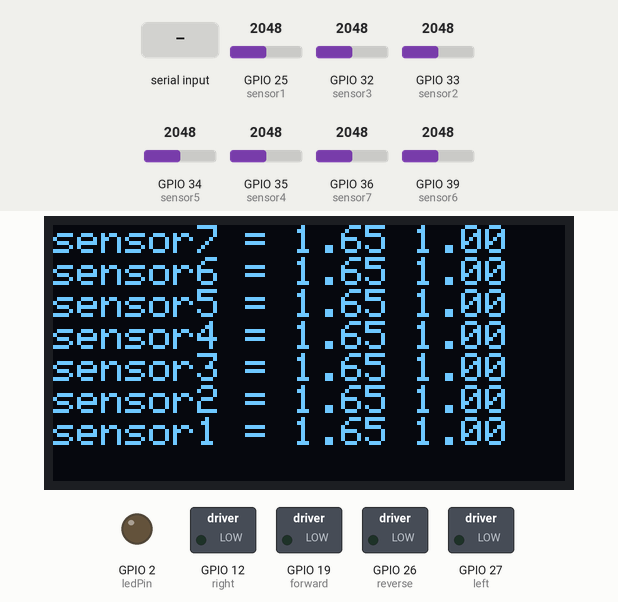
This sketch was run on a simulated ESP32. Parts: 128×64 one-colour display, switched loads named in the sketch (green lamp = pin HIGH), output pins drawn as LEDs (lit = HIGH). Inputs (shaded band) come from the test bench; at power-on: GPIO 25 (sensor1) = 2048, GPIO 32 (sensor3) = 2048, GPIO 33 (sensor2) = 2048, GPIO 34 (sensor5) = 2048, GPIO 35 (sensor4) = 2048, GPIO 36 (sensor7) = 2048, GPIO 39 (sensor6) = 2048. Nothing arrives over Bluetooth unless stated.

Above: at 6.3 s.
6.4 s: "1" received over the second serial link
At 6.8 s:
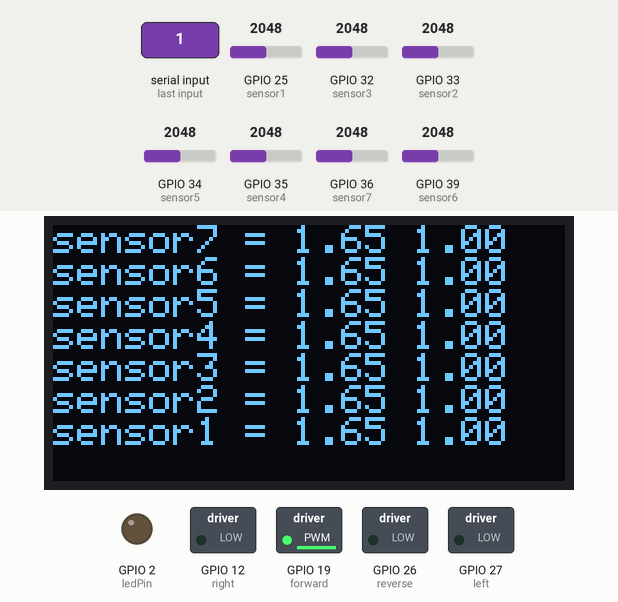
7.9 s: "2" received over the second serial link
At 9.1 s:
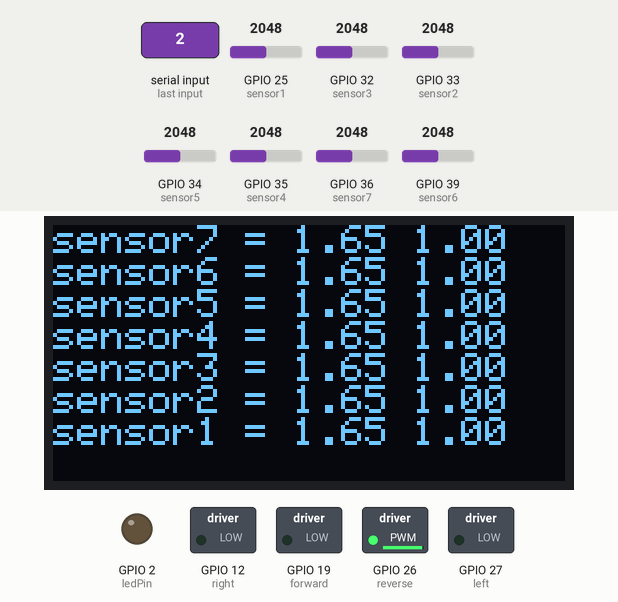
9.4 s: "3" received over the second serial link
At 10.4 s:
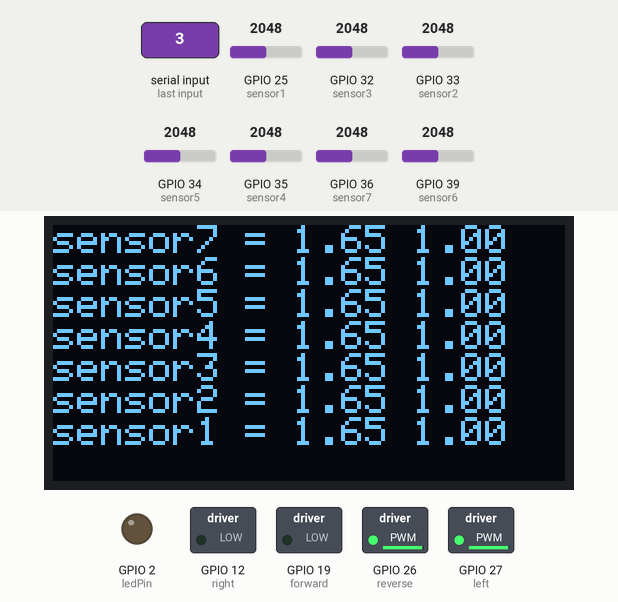
10.9 s: "4" received over the second serial link
At 11.7 s:
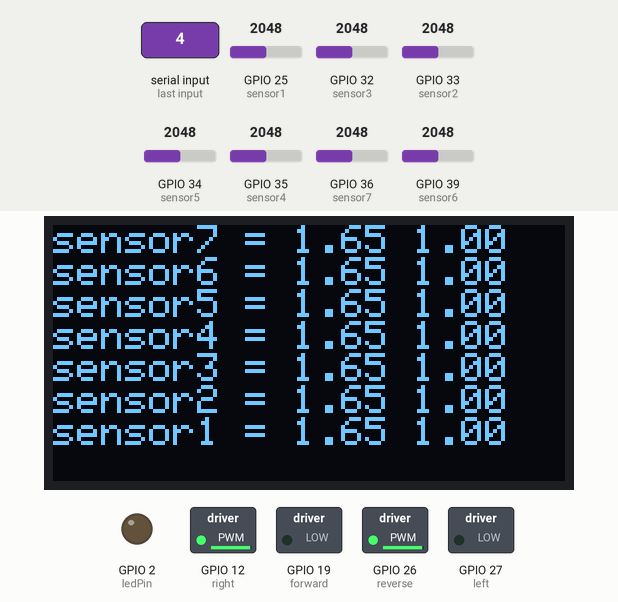
12.4 s: GPIO 25 (sensor1) set to 2866
At 12.9 s:
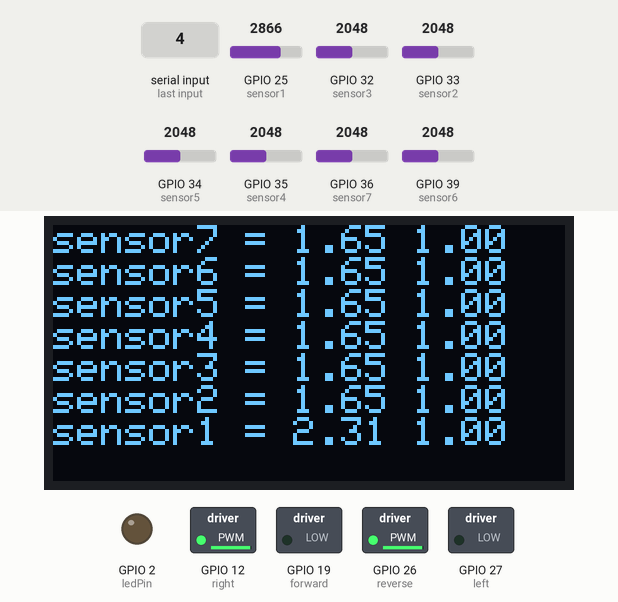
13.9 s: GPIO 32 (sensor3) set to 2866
At 14.4 s:
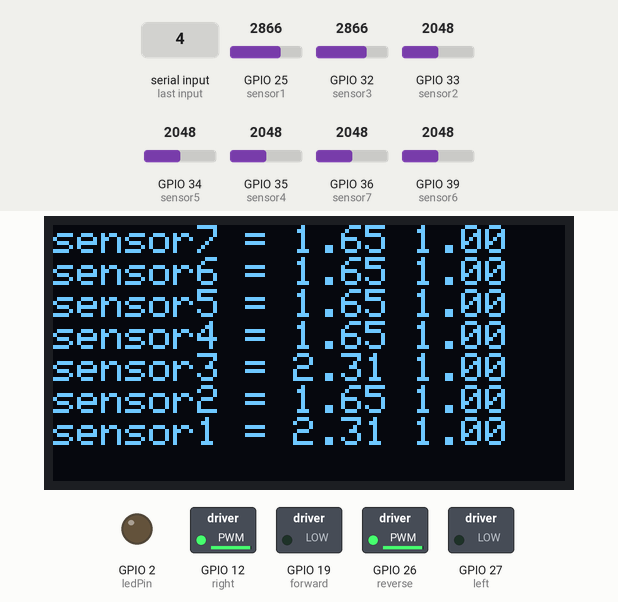
Timing chart, 0 to 16.4 s (numbered marks = the images above; inputs shaded):
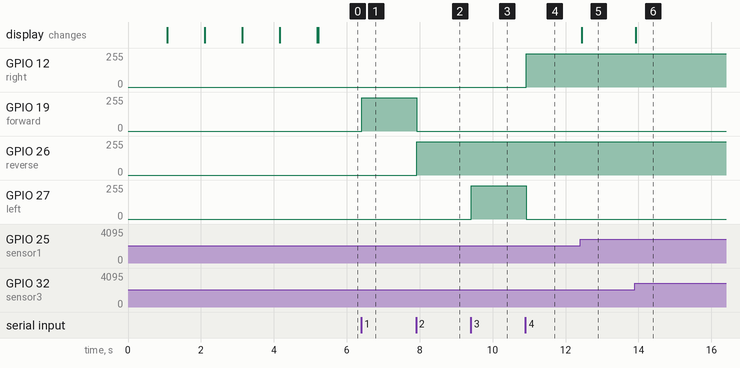

Measured:
- after the input at 6.4 s, GPIO 19 (forward): 0/255 → 249/255 at once
- after the input at 7.9 s, GPIO 19 (forward): 249/255 → 0/255 at once; GPIO 26 (reverse): 0/255 → 249/255 at once
- after the input at 9.4 s, GPIO 27 (left): 0/255 → 249/255 at once
- after the input at 10.9 s, GPIO 12 (right): 0/255 → 249/255 at once; GPIO 27 (left): 249/255 → 0/255 at once
- after the input at 12.4 s, the display: changes after 0.05 s (image 5)
- after the input at 13.9 s, the display: changes at once (image 6)

The sketch:

linetrack.ino
```cpp
#if !defined(CONFIG_BT_ENABLED) || !defined(CONFIG_BLUEDROID_ENABLED)
#error Bluetooth is not enabled! Please run `make menuconfig` to and enable it
#endif

#include "BluetoothSerial.h"
#include <SPI.h>
#include <Wire.h>
#include <Adafruit_GFX.h>
#include <Adafruit_SSD1306.h>
#define SCREEN_WIDTH 128
#define SCREEN_HEIGHT 64
#define OLED_RESET
Adafruit_SSD1306 OLED(SCREEN_WIDTH, SCREEN_HEIGHT, &Wire);


// the number of pin
#define forward  19
#define reverse 26
#define left    27
#define right   12

#define motorforward  0
#define motorreverse  1
#define motorleft     2
#define motorright    3

#define sensor7 36
#define sensor6 39
#define sensor5 34
#define sensor4 35
#define sensor3 32
#define sensor2 33
#define sensor1 25


//DEBUG
#define debug 1


// setting PWM properties
const int freq = 5000;
const int channelforward  = 0;
const int channelreverse  = 1;
const int channelleft     = 2;
const int channelright    = 3;
const int resolution  = 8;


#define Sensitive 2.5


//status WORK
#define ledPin 2


void DealyStart(int N)
{
  while(N>0)
  {
    OLED.clearDisplay();
    OLED.setTextColor(WHITE, BLACK);
    OLED.setCursor(50,20);
    OLED.setTextSize(5);
    OLED.println(N);
    OLED.display();
    delay(1000);
    N--;
  }
  OLED.clearDisplay();
  OLED.display();

}


BluetoothSerial SerialBT;


void setup() {

  // configure LED PWM functionalitites
  ledcSetup(channelforward, freq, resolution);
  ledcSetup(channelreverse, freq, resolution);
  ledcSetup(channelleft   , freq, resolution);
  ledcSetup(channelright  , freq, resolution);
  // attach the channel to the GPIO to be controlled
  ledcAttachPin(forward, channelforward);
  ledcAttachPin(reverse, channelreverse);
  ledcAttachPin(left, channelleft);
  ledcAttachPin(right, channelright);


  //setup
  ledcWrite(channelforward, 0);
  ledcWrite(channelreverse, 0);
  ledcWrite(channelleft   , 0);
  ledcWrite(channelright  , 0);


  //OLED
  if(debug == 1 || debug == 2)
  {
    Serial.begin(9600);
    OLED.begin(SSD1306_SWITCHCAPVCC, 0x3C);
  }
  DealyStart(5);


  Serial.begin(115200);
  SerialBT.begin("ESP32 Line follower"); //Bluetooth device name
  pinMode(ledPin,OUTPUT);
  digitalWrite(ledPin, 0);
}


float inputsensor[7]  = {0,0,0,0,0,0,0};
byte  input[7]        = {0,0,0,0,0,0,0};
int   motor[4]        = {0,0,0,0};
byte  leftInput       = 0;
byte  rightInput      = 0;
byte  midInput        = 0;
byte  gottagofast     = 0;
char  Receive;

byte  beforeleftInput       = 0;
byte  beforerightInput      = 0;
byte  beforemidInput        = 0;


void loop() {
  if(SerialBT.available()){
    Receive = SerialBT.read();
    if (Receive == '0'){
      gottagofast = 0;
      SerialBT.print("0");
    }
    if (Receive == '1'){
      gottagofast = 1;
      SerialBT.print("1");
    }
    if (Receive == '2'){
      gottagofast = 2;
      SerialBT.print("2");
    }
    if (Receive == '3'){
      gottagofast = 3;
      SerialBT.print("3");
    }
    if (Receive == '4'){
      gottagofast = 4;
      SerialBT.print("4");
    }
    if (Receive == '5'){
      gottagofast = 5;
      SerialBT.print("5");
    }
    if (Receive == '6'){
      gottagofast = 6;
      SerialBT.print("6");
    }
    if (Receive == '7'){
      gottagofast = 7;
      SerialBT.print("7");
    }
    if (Receive == '8'){
      gottagofast = 8;
      SerialBT.print("8");
    }
    if (Receive == '9'){
      gottagofast = 9;
      SerialBT.print("9");
    }
  }
  //setzero
  inputsensor[1-1] = {0};
  inputsensor[2-1] = {0};
  inputsensor[3-1] = {0};
  inputsensor[4-1] = {0};
  inputsensor[5-1] = {0};
  inputsensor[6-1] = {0};
  inputsensor[7-1] = {0};

  input[1-1] = {0};
  input[2-1] = {0};
  input[3-1] = {0};
  input[4-1] = {0};
  input[5-1] = {0};
  input[6-1] = {0};
  input[7-1] = {0};

  //motor[1-1] = {0};
  //motor[2-1] = {0};
  //motor[3-1] = {0};
  //motor[4-1] = {0};

  leftInput  = 0;
  rightInput = 0;
  midInput   = 0;


  //inputsensor
  if(inputsensor[1-1] = analogRead(sensor1)*3.3/4096 <= Sensitive ){input[1-1] = 1;}
  if(inputsensor[2-1] = analogRead(sensor2)*3.3/4096 <= Sensitive ){input[2-1] = 1;}
  if(inputsensor[3-1] = analogRead(sensor3)*3.3/4096 <= Sensitive ){input[3-1] = 1;}
  if(inputsensor[4-1] = analogRead(sensor4)*3.3/4096 <= Sensitive ){input[4-1] = 1;}
  if(inputsensor[5-1] = analogRead(sensor5)*3.3/4096 <= Sensitive ){input[5-1] = 1;}
  if(inputsensor[6-1] = analogRead(sensor6)*3.3/4096 <= Sensitive ){input[6-1] = 1;}
  if(inputsensor[7-1] = analogRead(sensor7)*3.3/4096 <= Sensitive ){input[7-1] = 1;}


  //proces
  leftInput  = input[1-1]+input[2-1]+input[3-1];
  midInput   = input[4-1];
  rightInput = input[5-1]+input[6-1];

  if(leftInput == 0 && midInput == 0 && rightInput == 0)
  {
    leftInput = beforeleftInput;
    midInput  = beforerightInput;
    rightInput= beforemidInput;
  }
  else
  {
    beforeleftInput = leftInput;
    beforemidInput  = rightInput;
    beforerightInput= midInput;
  }


  if(gottagofast == 9)
  {
    if(leftInput >= 1)
    {
      motor[motorleft]    =0;
      motor[motorright]   =250;
      motor[motorforward] =200;
    }
    else if (rightInput >= 1){
      motor[motorleft]    =250;
      motor[motorright]   =0;
      motor[motorforward] =200;
    }
    else
    {
      motor[motorleft]    =0;
      motor[motorright]   =0;
      motor[motorforward] =250;
    }
  }


  //test
  if(gottagofast == 0)
  {
    motor[motorforward]=0;
    motor[motorreverse]=0;
    motor[motorleft]    =0;
    motor[motorright]   =0;
  }
  if(gottagofast ==1)
  {
    motor[motorforward]=250;
    motor[motorreverse]=0;
  }
  if(gottagofast ==2)
  {
    motor[motorforward]=0;
    motor[motorreverse]=250;
  }
  if(gottagofast ==3)
  {
    motor[motorleft]  =250;
    motor[motorright] =0;
  }
  if(gottagofast ==4)
  {
    motor[motorleft]  =0;
    motor[motorright] =250;
  }
  if(gottagofast ==5)
  {
    motor[motorleft]  =0;
    motor[motorright] =0;
  }

  //output
  ledcWrite(channelforward, motor[1-1]);
  ledcWrite(channelreverse, motor[2-1]);
  ledcWrite(channelleft   , motor[3-1]);
  ledcWrite(channelright  , motor[4-1]);


  //debug
  if(debug == 1)
  {
    OLED.clearDisplay();
    OLED.setTextColor(WHITE, BLACK);
    OLED.setCursor(0,0);
    OLED.setTextSize(1);

    OLED.printf("sensor7 = ");
    OLED.print(analogRead(sensor6)*3.3/4096);
    OLED.printf(" ");
    OLED.println(inputsensor[7-1]);

    OLED.printf("sensor6 = ");
    OLED.print(analogRead(sensor6)*3.3/4096);
    OLED.printf(" ");
    OLED.println(inputsensor[6-1]);

    OLED.printf("sensor5 = ");
    OLED.print(analogRead(sensor5)*3.3/4096);
    OLED.printf(" ");
    OLED.println(inputsensor[5-1]);

    OLED.printf("sensor4 = ");
    OLED.print(analogRead(sensor4)*3.3/4096);
    OLED.printf(" ");
    OLED.println(inputsensor[4-1]);

    OLED.printf("sensor3 = ");
    OLED.print(analogRead(sensor3)*3.3/4096);
    OLED.printf(" ");
    OLED.println(inputsensor[3-1]);

    OLED.printf("sensor2 = ");
    OLED.print(analogRead(sensor2)*3.3/4096);
    OLED.printf(" ");
    OLED.println(inputsensor[2-1]);

    OLED.printf("sensor1 = ");
    OLED.print(analogRead(sensor1)*3.3/4096);
    OLED.printf(" ");
    OLED.println(inputsensor[1-1]);
    OLED.display();
  }
}
```
